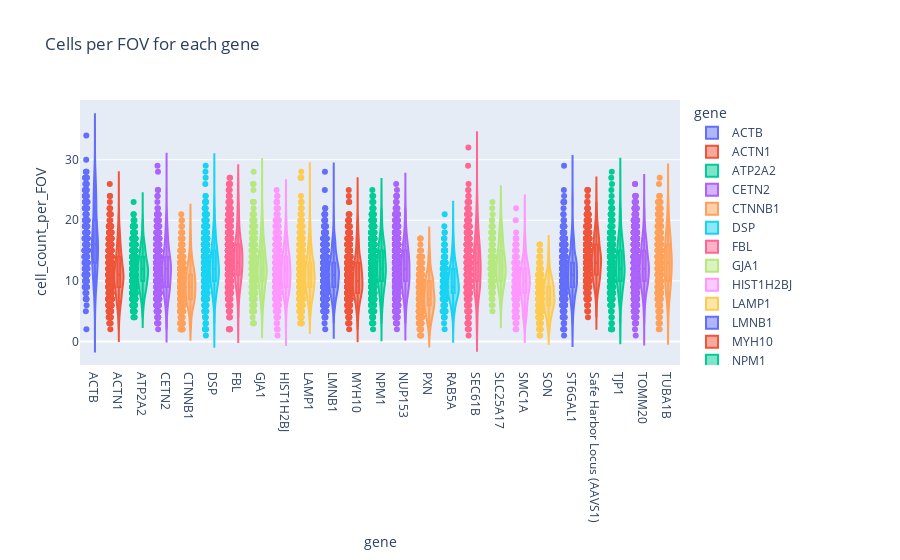

Notebook cell for this chart:
### Code cell
fig_cells_fov = px.violin(
    cells_per_fov,
    x=cells_per_fov.gene,
    y=cells_per_fov.cell_count_per_FOV,
    box=True,
    points='all',
    color=cells_per_fov.gene,
    hover_data=cells_per_fov,
    title="Cells per FOV for each gene"
)
fig_cells_fov.show()

### Figure 1 — Plotly figure (JSON) as saved in the notebook; plotly's stock layout.template omitted (floating-point values rounded to 4 significant figures; data arrays with more than 128 entries replaced by an {"elided": "..."} marker saying what was removed)
{"data": [{"alignmentgroup": "True", "box": {"visible": true}, "customdata": {"elided": "243x1 int values"}, "hovertemplate": "gene=%{x}<br>cell_count_per_FOV=%{y}<br>FOVId=%{customdata[0]}<extra></extra>", "legendgroup": "ACTB", "marker": {"color": "#636efa"}, "name": "ACTB", "offsetgroup": "ACTB", "orientation": "v", "points": "all", "scalegroup": "True", "showlegend": true, "type": "violin", "x": {"elided": "243 str values"}, "x0": " ", "xaxis": "x", "y": {"elided": "243 int values"}, "y0": " ", "yaxis": "y"}, {"alignmentgroup": "True", "box": {"visible": true}, "customdata": {"elided": "725x1 int values"}, "hovertemplate": "gene=%{x}<br>cell_count_per_FOV=%{y}<br>FOVId=%{customdata[0]}<extra></extra>", "legendgroup": "ACTN1", "marker": {"color": "#EF553B"}, "name": "ACTN1", "offsetgroup": "ACTN1", "orientation": "v", "points": "all", "scalegroup": "True", "showlegend": true, "type": "violin", "x": {"elided": "725 str values"}, "x0": " ", "xaxis": "x", "y": {"elided": "725 int values"}, "y0": " ", "yaxis": "y"}, {"alignmentgroup": "True", "box": {"visible": true}, "customdata": {"elided": "872x1 int values"}, "hovertemplate": "gene=%{x}<br>cell_count_per_FOV=%{y}<br>FOVId=%{customdata[0]}<extra></extra>", "legendgroup": "ATP2A2", "marker": {"color": "#00cc96"}, "name": "ATP2A2", "offsetgroup": "ATP2A2", "orientation": "v", "points": "all", "scalegroup": "True", "showlegend": true, "type": "violin", "x": {"elided": "872 str values"}, "x0": " ", "xaxis": "x", "y": {"elided": "872 int values"}, "y0": " ", "yaxis": "y"}, {"alignmentgroup": "True", "box": {"visible": true}, "customdata": {"elided": "631x1 int values"}, "hovertemplate": "gene=%{x}<br>cell_count_per_FOV=%{y}<br>FOVId=%{customdata[0]}<extra></extra>", "legendgroup": "CETN2", "marker": {"color": "#ab63fa"}, "name": "CETN2", "offsetgroup": "CETN2", "orientation": "v", "points": "all", "scalegroup": "True", "showlegend": true, "type": "violin", "x": {"elided": "631 str values"}, "x0": " ", "xaxis": "x", "y": {"elided": "631 int values"}, "y0": " ", "yaxis": "y"}, {"alignmentgroup": "True", "box": {"visible": true}, "customdata": {"elided": "658x1 int values"}, "hovertemplate": "gene=%{x}<br>cell_count_per_FOV=%{y}<br>FOVId=%{customdata[0]}<extra></extra>", "legendgroup": "CTNNB1", "marker": {"color": "#FFA15A"}, "name": "CTNNB1", "offsetgroup": "CTNNB1", "orientation": "v", "points": "all", "scalegroup": "True", "showlegend": true, "type": "violin", "x": {"elided": "658 str values"}, "x0": " ", "xaxis": "x", "y": {"elided": "658 int values"}, "y0": " ", "yaxis": "y"}, {"alignmentgroup": "True", "box": {"visible": true}, "customdata": {"elided": "821x1 int values"}, "hovertemplate": "gene=%{x}<br>cell_count_per_FOV=%{y}<br>FOVId=%{customdata[0]}<extra></extra>", "legendgroup": "DSP", "marker": {"color": "#19d3f3"}, "name": "DSP", "offsetgroup": "DSP", "orientation": "v", "points": "all", "scalegroup": "True", "showlegend": true, "type": "violin", "x": {"elided": "821 str values"}, "x0": " ", "xaxis": "x", "y": {"elided": "821 int values"}, "y0": " ", "yaxis": "y"}, {"alignmentgroup": "True", "box": {"visible": true}, "customdata": {"elided": "760x1 int values"}, "hovertemplate": "gene=%{x}<br>cell_count_per_FOV=%{y}<br>FOVId=%{customdata[0]}<extra></extra>", "legendgroup": "FBL", "marker": {"color": "#FF6692"}, "name": "FBL", "offsetgroup": "FBL", "orientation": "v", "points": "all", "scalegroup": "True", "showlegend": true, "type": "violin", "x": {"elided": "760 str values"}, "x0": " ", "xaxis": "x", "y": {"elided": "760 int values"}, "y0": " ", "yaxis": "y"}, {"alignmentgroup": "True", "box": {"visible": true}, "customdata": {"elided": "528x1 int values"}, "hovertemplate": "gene=%{x}<br>cell_count_per_FOV=%{y}<br>FOVId=%{customdata[0]}<extra></extra>", "legendgroup": "GJA1", "marker": {"color": "#B6E880"}, "name": "GJA1", "offsetgroup": "GJA1", "orientation": "v", "points": "all", "scalegroup": "True", "showlegend": true, "type": "violin", "x": {"elided": "528 str values"}, "x0": " ", "xaxis": "x", "y": {"elided": "528 int values"}, "y0": " ", "yaxis": "y"}, {"alignmentgroup": "True", "box": {"visible": true}, "customdata": {"elided": "1343x1 int values"}, "hovertemplate": "gene=%{x}<br>cell_count_per_FOV=%{y}<br>FOVId=%{customdata[0]}<extra></extra>", "legendgroup": "HIST1H2BJ", "marker": {"color": "#FF97FF"}, "name": "HIST1H2BJ", "offsetgroup": "HIST1H2BJ", "orientation": "v", "points": "all", "scalegroup": "True", "showlegend": true, "type": "violin", "x": {"elided": "1343 str values"}, "x0": " ", "xaxis": "x", "y": {"elided": "1343 int values"}, "y0": " ", "yaxis": "y"}, {"alignmentgroup": "True", "box": {"visible": true}, "customdata": {"elided": "952x1 int values"}, "hovertemplate": "gene=%{x}<br>cell_count_per_FOV=%{y}<br>FOVId=%{customdata[0]}<extra></extra>", "legendgroup": "LAMP1", "marker": {"color": "#FECB52"}, "name": "LAMP1", "offsetgroup": "LAMP1", "orientation": "v", "points": "all", "scalegroup": "True", "showlegend": true, "type": "violin", "x": {"elided": "952 str values"}, "x0": " ", "xaxis": "x", "y": {"elided": "952 int values"}, "y0": " ", "yaxis": "y"}, {"alignmentgroup": "True", "box": {"visible": true}, "customdata": {"elided": "1095x1 int values"}, "hovertemplate": "gene=%{x}<br>cell_count_per_FOV=%{y}<br>FOVId=%{customdata[0]}<extra></extra>", "legendgroup": "LMNB1", "marker": {"color": "#636efa"}, "name": "LMNB1", "offsetgroup": "LMNB1", "orientation": "v", "points": "all", "scalegroup": "True", "showlegend": true, "type": "violin", "x": {"elided": "1095 str values"}, "x0": " ", "xaxis": "x", "y": {"elided": "1095 int values"}, "y0": " ", "yaxis": "y"}, {"alignmentgroup": "True", "box": {"visible": true}, "customdata": {"elided": "604x1 int values"}, "hovertemplate": "gene=%{x}<br>cell_count_per_FOV=%{y}<br>FOVId=%{customdata[0]}<extra></extra>", "legendgroup": "MYH10", "marker": {"color": "#EF553B"}, "name": "MYH10", "offsetgroup": "MYH10", "orientation": "v", "points": "all", "scalegroup": "True", "showlegend": true, "type": "violin", "x": {"elided": "604 str values"}, "x0": " ", "xaxis": "x", "y": {"elided": "604 int values"}, "y0": " ", "yaxis": "y"}, {"alignmentgroup": "True", "box": {"visible": true}, "customdata": {"elided": "1009x1 int values"}, "hovertemplate": "gene=%{x}<br>cell_count_per_FOV=%{y}<br>FOVId=%{customdata[0]}<extra></extra>", "legendgroup": "NPM1", "marker": {"color": "#00cc96"}, "name": "NPM1", "offsetgroup": "NPM1", "orientation": "v", "points": "all", "scalegroup": "True", "showlegend": true, "type": "violin", "x": {"elided": "1009 str values"}, "x0": " ", "xaxis": "x", "y": {"elided": "1009 int values"}, "y0": " ", "yaxis": "y"}, {"alignmentgroup": "True", "box": {"visible": true}, "customdata": {"elided": "1458x1 int values"}, "hovertemplate": "gene=%{x}<br>cell_count_per_FOV=%{y}<br>FOVId=%{customdata[0]}<extra></extra>", "legendgroup": "NUP153", "marker": {"color": "#ab63fa"}, "name": "NUP153", "offsetgroup": "NUP153", "orientation": "v", "points": "all", "scalegroup": "True", "showlegend": true, "type": "violin", "x": {"elided": "1458 str values"}, "x0": " ", "xaxis": "x", "y": {"elided": "1458 int values"}, "y0": " ", "yaxis": "y"}, {"alignmentgroup": "True", "box": {"visible": true}, "customdata": {"elided": "494x1 int values"}, "hovertemplate": "gene=%{x}<br>cell_count_per_FOV=%{y}<br>FOVId=%{customdata[0]}<extra></extra>", "legendgroup": "PXN", "marker": {"color": "#FFA15A"}, "name": "PXN", "offsetgroup": "PXN", "orientation": "v", "points": "all", "scalegroup": "True", "showlegend": true, "type": "violin", "x": {"elided": "494 str values"}, "x0": " ", "xaxis": "x", "y": {"elided": "494 int values"}, "y0": " ", "yaxis": "y"}, {"alignmentgroup": "True", "box": {"visible": true}, "customdata": {"elided": "267x1 int values"}, "hovertemplate": "gene=%{x}<br>cell_count_per_FOV=%{y}<br>FOVId=%{customdata[0]}<extra></extra>", "legendgroup": "RAB5A", "marker": {"color": "#19d3f3"}, "name": "RAB5A", "offsetgroup": "RAB5A", "orientation": "v", "points": "all", "scalegroup": "True", "showlegend": true, "type": "violin", "x": {"elided": "267 str values"}, "x0": " ", "xaxis": "x", "y": {"elided": "267 int values"}, "y0": " ", "yaxis": "y"}, {"alignmentgroup": "True", "box": {"visible": true}, "customdata": {"elided": "523x1 int values"}, "hovertemplate": "gene=%{x}<br>cell_count_per_FOV=%{y}<br>FOVId=%{customdata[0]}<extra></extra>", "legendgroup": "SEC61B", "marker": {"color": "#FF6692"}, "name": "SEC61B", "offsetgroup": "SEC61B", "orientation": "v", "points": "all", "scalegroup": "True", "showlegend": true, "type": "violin", "x": {"elided": "523 str values"}, "x0": " ", "xaxis": "x", "y": {"elided": "523 int values"}, "y0": " ", "yaxis": "y"}, {"alignmentgroup": "True", "box": {"visible": true}, "customdata": {"elided": "156x1 int values"}, "hovertemplate": "gene=%{x}<br>cell_count_per_FOV=%{y}<br>FOVId=%{customdata[0]}<extra></extra>", "legendgroup": "SLC25A17", "marker": {"color": "#B6E880"}, "name": "SLC25A17", "offsetgroup": "SLC25A17", "orientation": "v", "points": "all", "scalegroup": "True", "showlegend": true, "type": "violin", "x": {"elided": "156 str values"}, "x0": " ", "xaxis": "x", "y": {"elided": "156 int values"}, "y0": " ", "yaxis": "y"}, {"alignmentgroup": "True", "box": {"visible": true}, "customdata": {"elided": "245x1 int values"}, "hovertemplate": "gene=%{x}<br>cell_count_per_FOV=%{y}<br>FOVId=%{customdata[0]}<extra></extra>", "legendgroup": "SMC1A", "marker": {"color": "#FF97FF"}, "name": "SMC1A", "offsetgroup": "SMC1A", "orientation": "v", "points": "all", "scalegroup": "True", "showlegend": true, "type": "violin", "x": {"elided": "245 str values"}, "x0": " ", "xaxis": "x", "y": {"elided": "245 int values"}, "y0": " ", "yaxis": "y"}, {"alignmentgroup": "True", "box": {"visible": true}, "customdata": {"elided": "393x1 int values"}, "hovertemplate": "gene=%{x}<br>cell_count_per_FOV=%{y}<br>FOVId=%{customdata[0]}<extra></extra>", "legendgroup": "SON", "marker": {"color": "#FECB52"}, "name": "SON", "offsetgroup": "SON", "orientation": "v", "points": "all", "scalegroup": "True", "showlegend": true, "type": "violin", "x": {"elided": "393 str values"}, "x0": " ", "xaxis": "x", "y": {"elided": "393 int values"}, "y0": " ", "yaxis": "y"}, {"alignmentgroup": "True", "box": {"visible": true}, "customdata": {"elided": "570x1 int values"}, "hovertemplate": "gene=%{x}<br>cell_count_per_FOV=%{y}<br>FOVId=%{customdata[0]}<extra></extra>", "legendgroup": "ST6GAL1", "marker": {"color": "#636efa"}, "name": "ST6GAL1", "offsetgroup": "ST6GAL1", "orientation": "v", "points": "all", "scalegroup": "True", "showlegend": true, "type": "violin", "x": {"elided": "570 str values"}, "x0": " ", "xaxis": "x", "y": {"elided": "570 int values"}, "y0": " ", "yaxis": "y"}, {"alignmentgroup": "True", "box": {"visible": true}, "customdata": {"elided": "599x1 int values"}, "hovertemplate": "gene=%{x}<br>cell_count_per_FOV=%{y}<br>FOVId=%{customdata[0]}<extra></extra>", "legendgroup": "Safe Harbor Locus (AAVS1)", "marker": {"color": "#EF553B"}, "name": "Safe Harbor Locus (AAVS1)", "offsetgroup": "Safe Harbor Locus (AAVS1)", "orientation": "v", "points": "all", "scalegroup": "True", "showlegend": true, "type": "violin", "x": {"elided": "599 str values"}, "x0": " ", "xaxis": "x", "y": {"elided": "599 int values"}, "y0": " ", "yaxis": "y"}, {"alignmentgroup": "True", "box": {"visible": true}, "customdata": {"elided": "459x1 int values"}, "hovertemplate": "gene=%{x}<br>cell_count_per_FOV=%{y}<br>FOVId=%{customdata[0]}<extra></extra>", "legendgroup": "TJP1", "marker": {"color": "#00cc96"}, "name": "TJP1", "offsetgroup": "TJP1", "orientation": "v", "points": "all", "scalegroup": "True", "showlegend": true, "type": "violin", "x": {"elided": "459 str values"}, "x0": " ", "xaxis": "x", "y": {"elided": "459 int values"}, "y0": " ", "yaxis": "y"}, {"alignmentgroup": "True", "box": {"visible": true}, "customdata": {"elided": "1963x1 int values"}, "hovertemplate": "gene=%{x}<br>cell_count_per_FOV=%{y}<br>FOVId=%{customdata[0]}<extra></extra>", "legendgroup": "TOMM20", "marker": {"color": "#ab63fa"}, "name": "TOMM20", "offsetgroup": "TOMM20", "orientation": "v", "points": "all", "scalegroup": "True", "showlegend": true, "type": "violin", "x": {"elided": "1963 str values"}, "x0": " ", "xaxis": "x", "y": {"elided": "1963 int values"}, "y0": " ", "yaxis": "y"}, {"alignmentgroup": "True", "box": {"visible": true}, "customdata": {"elided": "730x1 int values"}, "hovertemplate": "gene=%{x}<br>cell_count_per_FOV=%{y}<br>FOVId=%{customdata[0]}<extra></extra>", "legendgroup": "TUBA1B", "marker": {"color": "#FFA15A"}, "name": "TUBA1B", "offsetgroup": "TUBA1B", "orientation": "v", "points": "all", "scalegroup": "True", "showlegend": true, "type": "violin", "x": {"elided": "730 str values"}, "x0": " ", "xaxis": "x", "y": {"elided": "730 int values"}, "y0": " ", "yaxis": "y"}], "layout": {"autosize": true, "legend": {"title": {"text": "gene"}, "tracegroupgap": 0}, "title": {"text": "Cells per FOV for each gene"}, "violinmode": "overlay", "xaxis": {"anchor": "y", "autorange": true, "categoryarray": ["ACTB", "ACTN1", "ATP2A2", "CETN2", "CTNNB1", "DSP", "FBL", "GJA1", "HIST1H2BJ", "LAMP1", "LMNB1", "MYH10", "NPM1", "NUP153", "PXN", "RAB5A", "SEC61B", "SLC25A17", "SMC1A", "SON", "ST6GAL1", "Safe Harbor Locus (AAVS1)", "TJP1", "TOMM20", "TUBA1B"], "categoryorder": "array", "domain": [0, 1], "range": [-0.5506, 24.5], "title": {"text": "gene"}, "type": "category"}, "yaxis": {"anchor": "x", "autorange": true, "domain": [0, 1], "range": [-3.88, 39.85], "title": {"text": "cell_count_per_FOV"}, "type": "linear"}}}
